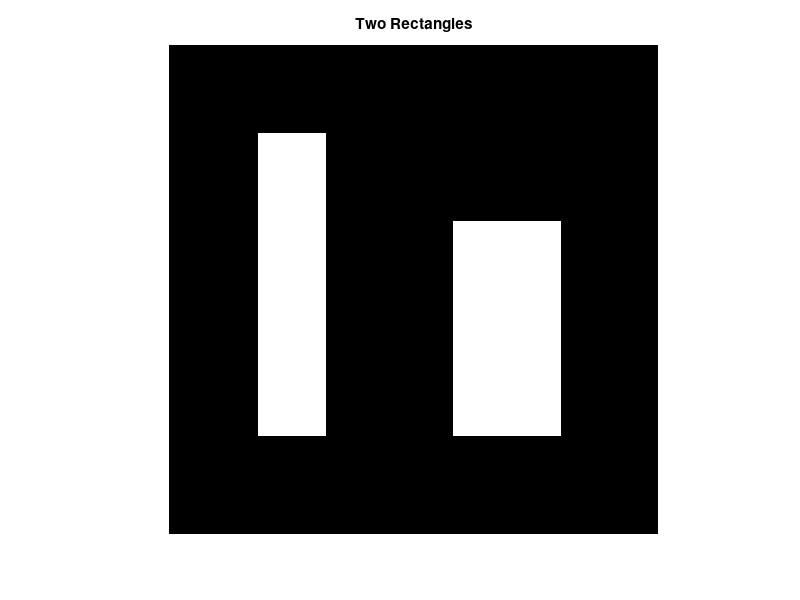

The MATLAB script that drew this image: (Note: this script raises an error after producing the figure.)
%%
%%%% synthetic image with two rectangles %%%%
%%%
%% Initialize Image %%
% initialize black image
img = zeros(50,50);
% set two rectangles to white
img(19:40,30:40) = 1.;
img(10:40,10:16) = 1.;
% threshold image
imgBW = im2bw(img, 0.7);
% display result
imshow(img, 'InitialMagnification', 'fit');
title('Two Rectangles');

%% Centroids, Perimeters and Areas %%
% calculate centroids, perimeters and areas
props  = regionprops('table', imgBW, 'Centroid', 'Perimeter','Area')


%% Visualize Centroids
%   visualize centroid locations superimpoes to the
%   binary image
figure
imshow(imgBW, 'InitialMagnification', 'fit')
hold on
plot(props.Centroid(:,1), props.Centroid(:,2), 'r*')
hold off
title('Centroids');
